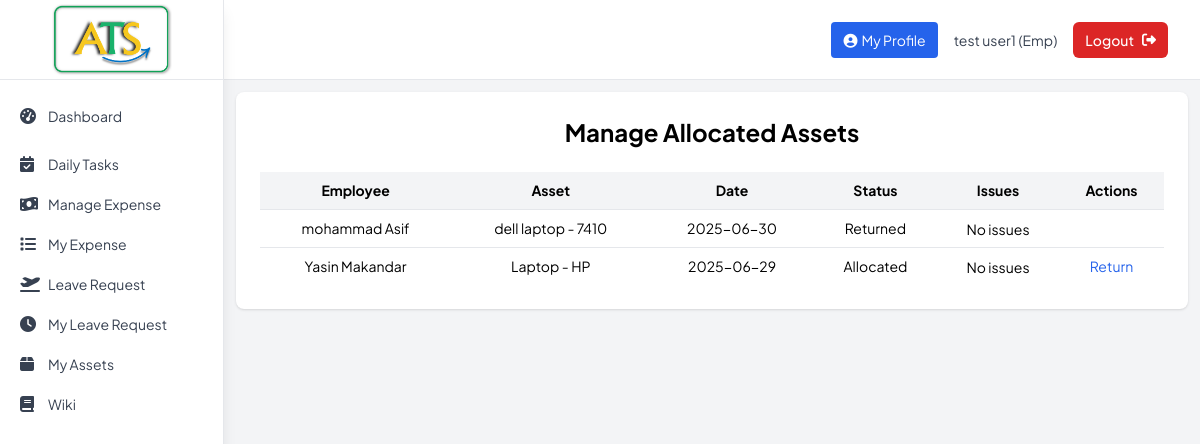
The page /admin/manage_allocation (signed in) on the database its author committed.
### tables this page shows
CREATE TABLE "TblAllocateAssets" (
    AllocatedId INTEGER PRIMARY KEY AUTOINCREMENT,
    AssetId INTEGER NOT NULL,
    EmployeeId INTEGER NOT NULL,
    AllocateDate DATE,
    Status TEXT(50),
    AllocatedBy TEXT,
    Description TEXT,
    FOREIGN KEY(AssetId) REFERENCES TblAssets(AssetId),
    FOREIGN KEY(EmployeeId) REFERENCES tbl_employee(emp_id)
);

CREATE TABLE tbl_employee (
                emp_id INTEGER PRIMARY KEY AUTOINCREMENT,
                first_name TEXT NOT NULL,
                last_name TEXT NOT NULL,
                gender TEXT NOT NULL,
                dob DATE NOT NULL,
                address TEXT NOT NULL,
                phone_no TEXT NOT NULL,
                email TEXT UNIQUE NOT NULL,
                password TEXT NOT NULL,
                status TEXT DEFAULT 'active',
                emp_type TEXT DEFAULT 'emp',
                inserted_date DATETIME DEFAULT CURRENT_TIMESTAMP
            , department TEXT);

CREATE TABLE TblAssets (
    AssetId INTEGER PRIMARY KEY AUTOINCREMENT,
    ItemName TEXT(250),
    Model TEXT(100),
    Price REAL,
    Descriptions TEXT(500),
    Status TEXT(50)
);

### app.py (the view)
@app.route('/admin/manage_allocation')
def manage_allocation():
    conn = get_db_connection()
    rows = conn.execute('''
        SELECT aa.*, a.ItemName, a.Model, e.first_name, e.last_name,
            (
                SELECT GROUP_CONCAT(IssueId || '##' || IssueText, '||')
                FROM TblAssetIssues
                WHERE AssetId = aa.AssetId AND EmployeeId = aa.EmployeeId AND Status = 'Open'
            ) AS Issues
        FROM TblAllocateAssets aa
        JOIN TblAssets a ON aa.AssetId = a.AssetId
        JOIN tbl_employee e ON aa.EmployeeId = e.emp_id
        ORDER BY aa.AllocateDate DESC
    ''').fetchall()
    return render_template('manage_allocation.html', allocations=rows)

### app.py (called while the page is built)
@app.context_processor
def override_flash():
    already_called = {}
    original_get_flashed_messages = get_flashed_messages
    def custom_get_flashed_messages(*args, **kwargs):
        if already_called.get('called', False):
            return []
        already_called['called'] = True
        return original_get_flashed_messages(*args, **kwargs)
    return dict(get_flashed_messages=custom_get_flashed_messages)

def get_db_connection():
    conn = sqlite3.connect('project_tracking.db')
    conn.row_factory = sqlite3.Row
    return conn

### templates/manage_allocation.html (shortened to what this page needs)
{% extends "base.html" %}
{% block content %}
<div class="max-w-6xl mx-auto bg-white shadow rounded-lg p-6">
    <h2 class="text-2xl font-bold mb-6 text-center">Manage Allocated Assets</h2>
    <div class="overflow-x-auto">
    <table class="w-full">
        <thead class="bg-gray-100">
            <tr>
                <th class="p-2 text-center">Employee</th>
                <th class="p-2 text-center">Asset</th>
                <th class="p-2 text-center">Date</th>
                <th class="p-2 text-center">Status</th>
                <th class="p-2 text-center">Issues</th>
                <th class="p-2 text-center">Actions</th>
            </tr>
        </thead>
        <tbody>
            {% for row in allocations %}
            <tr class="border-t">
                <td class="p-2 text-center">{{ row['first_name'] }} {{ row['last_name'] }}</td>
                <td class="p-2 text-center">{{ row['ItemName'] }} - {{ row['Model'] }}</td>
                <td class="p-2 text-center">{{ row['AllocateDate'] }}</td>
                <td class="p-2 text-center">{{ row['Status'] }}</td>
                <td class="p-2 text-center text-sm">
                    {% if row['Issues'] %}
                        <ul class="text-center list-disc list-inside">
                            {% for issue in row['Issues'].split('||') %}
                                {% set parts = issue.split('##') %}
                                {% set issue_id = parts[0] %}
                                {% set issue_text = parts[1] %}
                                <li>
                                    <span class="text-red-600">{{ issue_text }}</span>
                                    <form method="POST" action="{{ url_for('resolve_issue', issue_id=issue_id) }}" class="mt-1">
                                        <input type="text" name="resolved_comment" required
                                            class="border text-sm p-1 rounded w-48" placeholder="Resolution comment">
                                        <button type="submit"
                                                class="text-xs bg-green-600 text-white px-2 py-1 rounded hover:bg-green-700 ml-1">
                                            Mark Resolved
                                        </button>
                                    </form>
                                </li>
                            {% endfor %}
                        </ul>
                    {% else %}
                        No issues
                    {% endif %}
                </td>
                <td class="p-2 text-center">
                    {% if row['Status'] == 'Allocated' %}
                        <a href="{{ url_for('edit_allocation', alloc_id=row['AllocatedId']) }}" class="text-blue-600 hover:underline">Return</a>
                    {% endif %}
                </td>
            </tr>
            {% endfor %}
        </tbody>
    </table>
    </div>
</div>
{% endblock %}

### templates/base.html (style rules this page uses)
html { scroll-behavior:smooth }
body { font-family:"Plus Jakarta Sans",sans-serif; font-size: 14px; }

### rows shown on the page
TblAllocateAssets: first_name "mohammad", last_name "Asif", ItemName "dell laptop", Model "7410", AllocateDate "2025-06-30", Status "Returned"
TblAllocateAssets: first_name "Yasin", last_name "Makandar", ItemName "Laptop", Model "HP", AllocateDate "2025-06-29", Status "Allocated"

### other values the page prints
{{ label }} "Dashboard Daily Tasks Manage Expense My Expense Leave Request My Leave Request My Assets Wiki"
{{ session.first_name }} "test user1"
{{ session.emp_type.title() }} "Emp"
